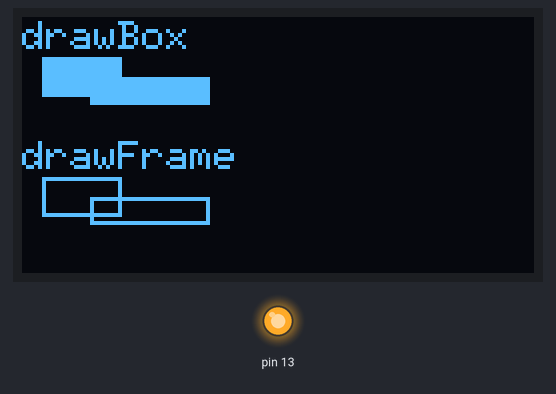
A sketch run on a simulated Arduino Uno, built with avr-gcc and run on an emulated ATmega328P. Shown: 128×64 one-colour display, output pins drawn as LEDs (lit = HIGH).

Above: at 2.43 s.
At 5.5 s:
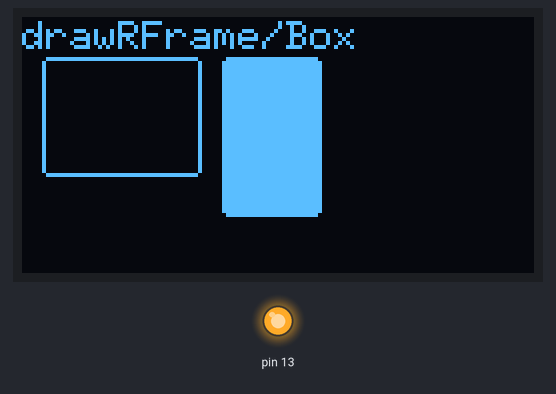
At 12.0 s:
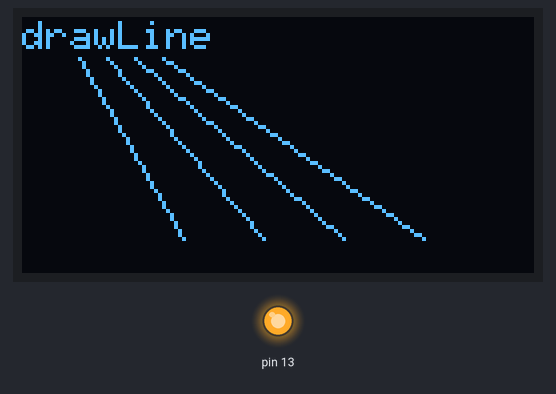
At 17.9 s:
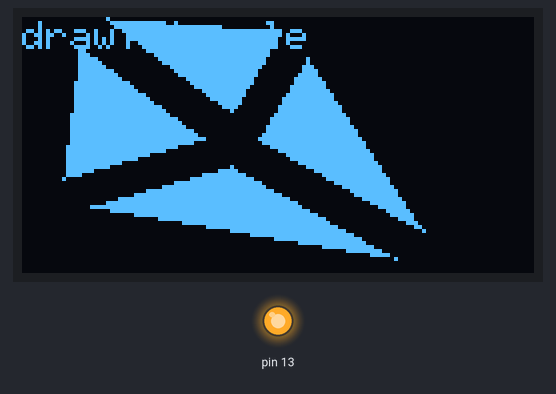
At 18.8 s:
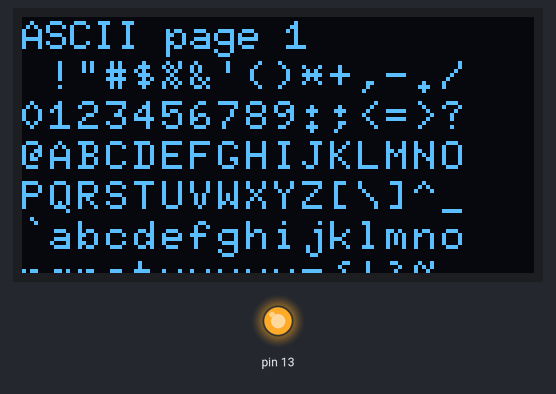
At 26.5 s:
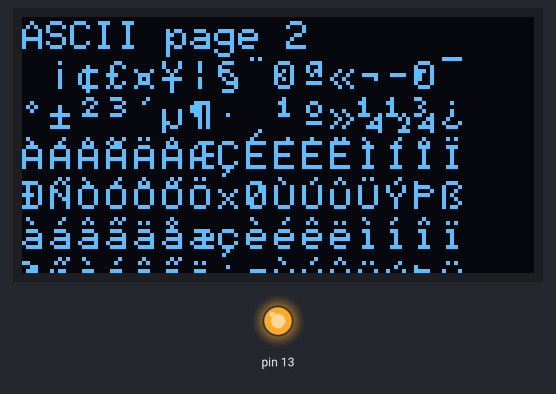

The sketch:

Day.22.ino
```cpp
#include <U8glib.h>

//included library
//

#include "U8glib.h"

//------------------------------------------------------------------------------


//pin veriable
//


//------------------------------------------------------------------------------


//defined veriable
//

// I2C / TWI
U8GLIB_SH1106_128X64 u8g(U8G_I2C_OPT_NONE);

uint8_t draw_state = 0;

//------------------------------------------------------------------------------


//defined arrays
//


//------------------------------------------------------------------------------


//defined functions
//

void u8g_prepare(void) {
  u8g.setFont(u8g_font_6x10);
  u8g.setFontRefHeightExtendedText();
  u8g.setDefaultForegroundColor();
  u8g.setFontPosTop();
}

void u8g_box_frame(uint8_t a) {
  u8g.drawStr( 0, 0, "drawBox");
  u8g.drawBox(5,10,20,10);
  u8g.drawBox(10+a,15,30,7);
  u8g.drawStr( 0, 30, "drawFrame");
  u8g.drawFrame(5,10+30,20,10);
  u8g.drawFrame(10+a,15+30,30,7);
}

void u8g_disc_circle(uint8_t a) {
  u8g.drawStr( 0, 0, "drawDisc");
  u8g.drawDisc(10,18,9);
  u8g.drawDisc(24+a,16,7);
  u8g.drawStr( 0, 30, "drawCircle");
  u8g.drawCircle(10,18+30,9);
  u8g.drawCircle(24+a,16+30,7);
}

void u8g_r_frame(uint8_t a) {
  u8g.drawStr( 0, 0, "drawRFrame/Box");
  u8g.drawRFrame(5, 10,40,30, a+1);
  u8g.drawRBox(50, 10,25,40, a+1);
}

void u8g_string(uint8_t a) {
  u8g.drawStr(30+a,31, " 0");
  u8g.drawStr90(30,31+a, " 90");
  u8g.drawStr180(30-a,31, " 180");
  u8g.drawStr270(30,31-a, " 270");
}

void u8g_line(uint8_t a) {
  u8g.drawStr( 0, 0, "drawLine");
  u8g.drawLine(7+a, 10, 40, 55);
  u8g.drawLine(7+a*2, 10, 60, 55);
  u8g.drawLine(7+a*3, 10, 80, 55);
  u8g.drawLine(7+a*4, 10, 100, 55);
}

void u8g_triangle(uint8_t a) {
  uint16_t offset = a;
  u8g.drawStr( 0, 0, "drawTriangle");
  u8g.drawTriangle(14,7, 45,30, 10,40);
  u8g.drawTriangle(14+offset,7-offset, 45+offset,30-offset, 57+offset,10-offset);
  u8g.drawTriangle(57+offset*2,10, 45+offset*2,30, 86+offset*2,53);
  u8g.drawTriangle(10+offset,40+offset, 45+offset,30+offset, 86+offset,53+offset);
}

void u8g_ascii_1() {
  char s[2] = " ";
  uint8_t x, y;
  u8g.drawStr( 0, 0, "ASCII page 1");
  for( y = 0; y < 6; y++ ) {
    for( x = 0; x < 16; x++ ) {
      s[0] = y*16 + x + 32;
      u8g.drawStr(x*7, y*10+10, s);
    }
  }
}

void u8g_ascii_2() {
  char s[2] = " ";
  uint8_t x, y;
  u8g.drawStr( 0, 0, "ASCII page 2");
  for( y = 0; y < 6; y++ ) {
    for( x = 0; x < 16; x++ ) {
      s[0] = y*16 + x + 160;
      u8g.drawStr(x*7, y*10+10, s);
    }
  }
}

void u8g_extra_page(uint8_t a) {
  if ( u8g.getMode() == U8G_MODE_HICOLOR || u8g.getMode() == U8G_MODE_R3G3B2) {
    /* draw background (area is 128x128) */
    u8g_uint_t r, g, b;
    b = a << 5;
    for( g = 0; g < 64; g++ )
    {
      for( r = 0; r < 64; r++ )
      {
    u8g.setRGB(r<<2, g<<2, b );
    u8g.drawPixel(g, r);
      }
    }
    u8g.setRGB(255,255,255);
    u8g.drawStr( 66, 0, "Color Page");
  }
  else if ( u8g.getMode() == U8G_MODE_GRAY2BIT )
  {
    u8g.drawStr( 66, 0, "Gray Level");
    u8g.setColorIndex(1);
    u8g.drawBox(0, 4, 64, 32);
    u8g.drawBox(70, 20, 4, 12);
    u8g.setColorIndex(2);
    u8g.drawBox(0+1*a, 4+1*a, 64-2*a, 32-2*a);
    u8g.drawBox(74, 20, 4, 12);
    u8g.setColorIndex(3);
    u8g.drawBox(0+2*a, 4+2*a, 64-4*a, 32-4*a);
    u8g.drawBox(78, 20, 4, 12);
  }
  else
  {
    u8g.drawStr( 0, 12, "setScale2x2");
    u8g.setScale2x2();
    u8g.drawStr( 0, 6+a, "setScale2x2");
    u8g.undoScale();
  }
}

void draw(void) {
  u8g_prepare();
  switch(draw_state >> 3) {
    case 0: u8g_box_frame(draw_state&7); break;
    case 1: u8g_disc_circle(draw_state&7); break;
    case 2: u8g_r_frame(draw_state&7); break;
    case 3: u8g_string(draw_state&7); break;
    case 4: u8g_line(draw_state&7); break;
    case 5: u8g_triangle(draw_state&7); break;
    case 6: u8g_ascii_1(); break;
    case 7: u8g_ascii_2(); break;
    case 8: u8g_extra_page(draw_state&7); break;
  }
}

//------------------------------------------------------------------------------


//inital sketch setup
//

void setup() {
// Start serial monitor
  Serial.begin(9600);

// flip screen, if required
/*  u8g.setRot180();*/

  #if defined(ARDUINO)
    pinMode(13, OUTPUT);
    digitalWrite(13, HIGH);
  #endif
}

//------------------------------------------------------------------------------


//main sketch loop
//

void loop() {

// picture loop
  u8g.firstPage();
  do {
    draw();
  } while( u8g.nextPage() );

  // increase the state
  draw_state++;
  if ( draw_state >= 9*8 )
    draw_state = 0;

// End of main sketch / loop delay
  delay(150);

}

//------------------------------------------------------------------------------
//------------------------------------------------------------------------------
```

Measured:
- what the display in image 1 shows lasts 0.6 s, from 5.4 s to 6.0 s
- what the display in image 2 shows lasts 0.8 s, from 11.9 s to 12.7 s
- what the display in image 3 shows lasts 1.0 s, from 17.8 s to 18.8 s
- what the display in image 4 shows lasts 7.7 s, from 18.8 s to 26.5 s
